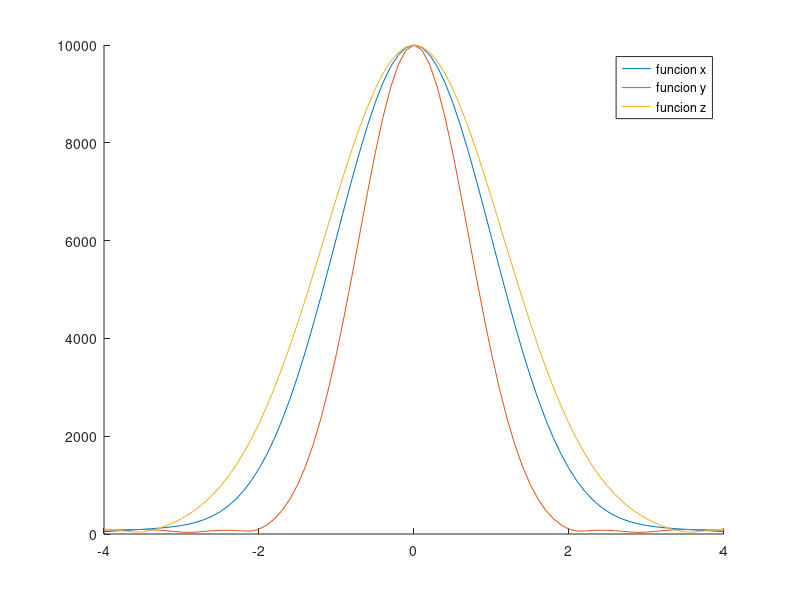
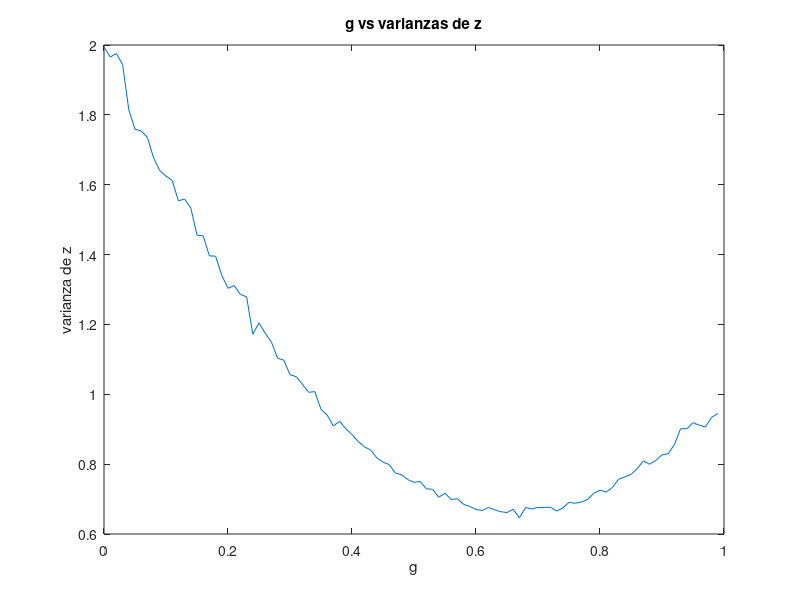

Reproduce these figures in MATLAB, in order. (Note: this script raises an error after producing the figures.)
clc
clear all

u=5; %media
v_1=sqrt(1); %varianza 1
v_2=sqrt(2); %varianza 2
m_exp=0;
v_exp=0;
g=0.5;


x_1=normrnd(u,v_1,[10000,1]);
y_1=normrnd(u,v_2,[10000,1]);
z=x_1+(1-g)*(y_1-x_1);
m_exp=m_exp+mean(z);
v_exp=v_exp+var(z);


mu=m_exp;
var_1=v_exp;
disp(['Encontrar la media y la varianza']);
disp(['la media es: ',num2str(mu)]);
disp(['la varianza es: ',num2str(var_1)]);


s=-5:0.1:5;
s=-4:0.1:4;
fi_x=exp(j*s.*x_1);
fi_y=exp(j*s.*y_1);

fi_x=sum(fi_x,1);
fi_y=sum(fi_y,1);


fi_z = exp(j*s.*z);
fi_z=sum(fi_z,1);

figure
hold on
plot(s,abs(fi_x))
plot(s,abs(fi_y))
plot(s,abs(fi_z))
legend("funcion x","funcion y","funcion z")
hold off



%g minima
v_min=100;
v_intento=0;
g_min=0;
g=0;
c=1;

while g<=1

v_exp=0;

x_2=normrnd(u,v_1,[10000,1]);
y_2=normrnd(u,v_2,[10000,1]);
z=x_2+(1-g)*(y_2-x_2);
v_exp=var(z);

v_s(c)=v_exp;
g_s(c)=g;
g=g+0.01;
c=c+1;

end

v_min=min(v_s);
p=find(v_s==v_min);
g_min=g_s(p);
figure
plot(g_s,v_s);
title('g vs varianzas de z')
xlabel('g')
ylabel('varianza de z')
z=x_2+(1-g_min)*(y_2-x_2);

disp(['Encontrar la g para la varianza minima de z']);
disp(['El valor de g para la minima varianza es: ',num2str(g_min)]);

var_x=(v_1)^2;
var_y=2*(var_x);




disp(['Ordenar las varianzas de menor a mayor']);
disp(['Varianza de x: ',num2str(var_x)]);
disp(['Varianza de y: ',num2str(var_y)]);
disp(['Varianza de z: ',num2str(v_min)]);


figure
% Create plots.
t = tiledlayout(3,1);

ax1 = nexttile;
hist(x_1)
title(ax1,'Varianza de x')
xlim([-6 8]);

ax2 = nexttile;
hist(y_1)
title(ax2,'Varianza de y')
xlim([-6 8]);

ax3 = nexttile;
hist(z)
title(ax3,'Varianza de z')
xlim([-6 8]);

valores=[var_x,var_y,v_min];
ordenados=sort(valores)
